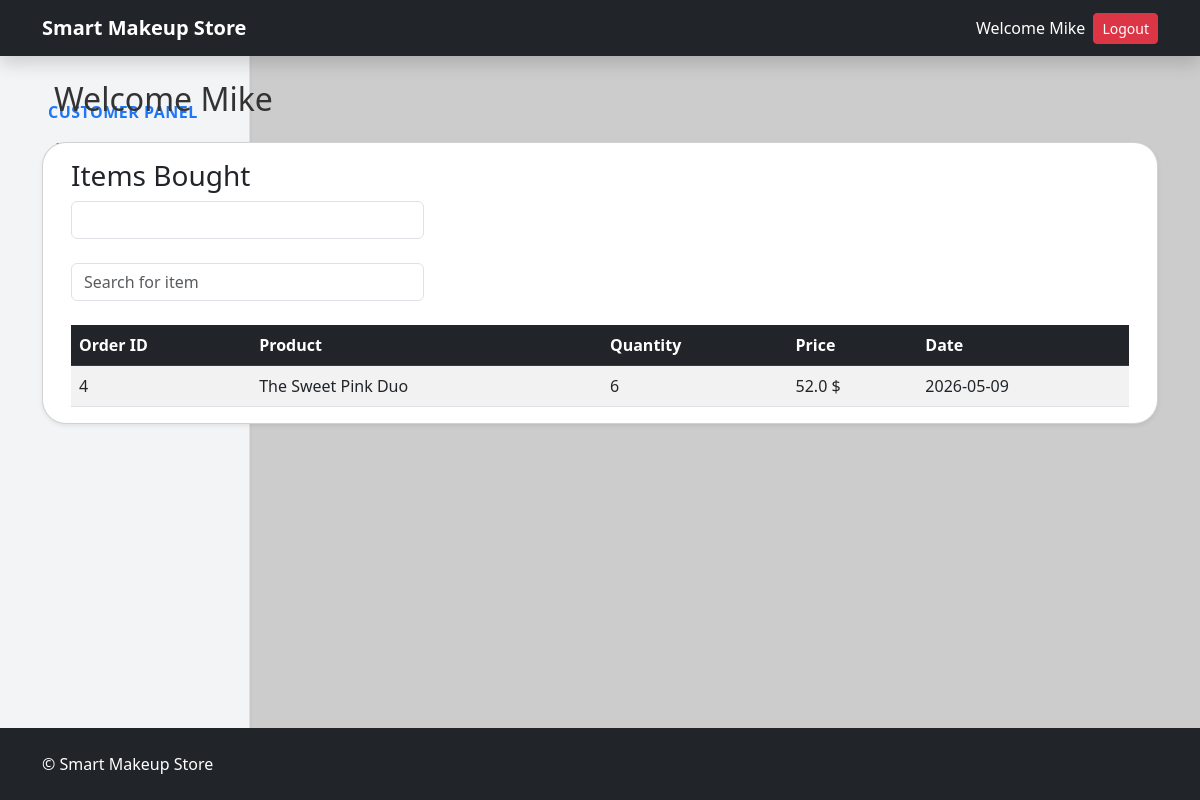
The page /customers/my-profile/ (signed in) on the database as committed earlier.
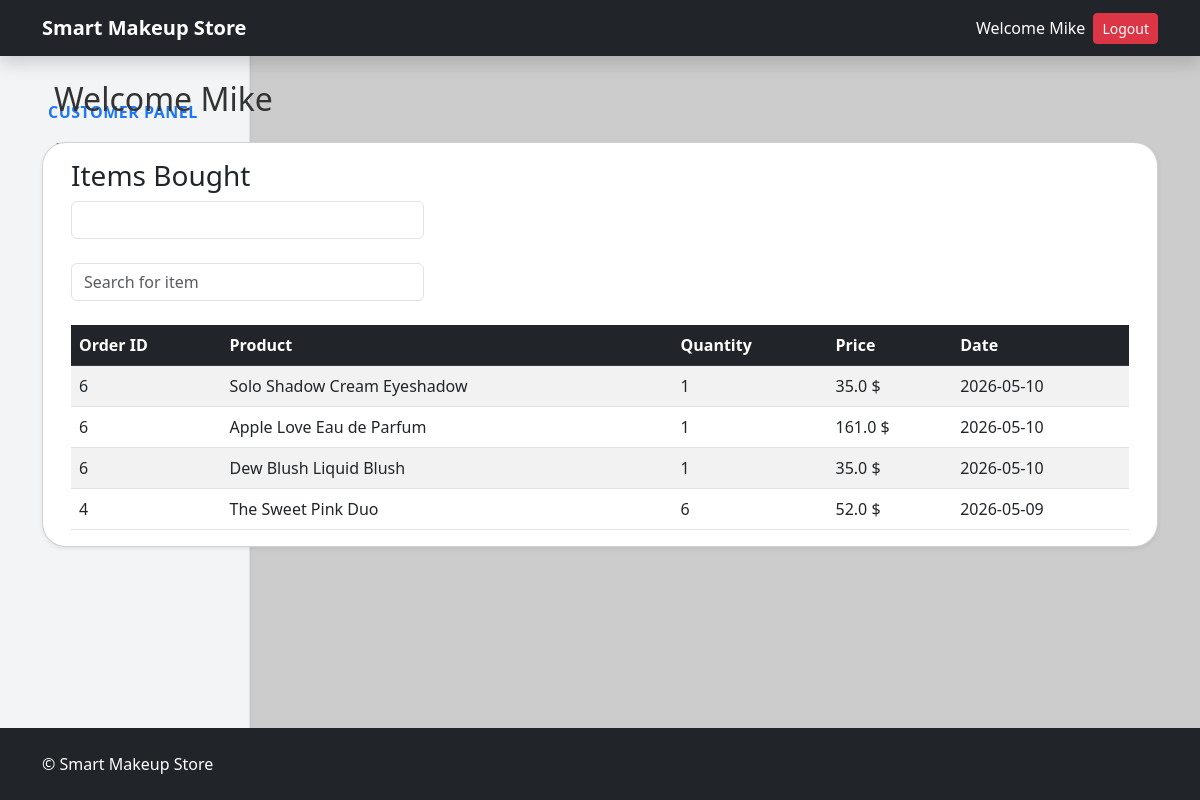
The same page on the database as committed later.
### tables this page shows
CREATE TABLE order_products (
            order_product_id INTEGER PRIMARY KEY AUTOINCREMENT,
            order_id INTEGER NOT NULL,
            product_id INTEGER NOT NULL,
            order_product_quantity INTEGER NOT NULL,
            order_product_unit_price REAL DEFAULT NULL,
            FOREIGN KEY(order_id) REFERENCES orders(order_id),
            FOREIGN KEY(product_id) REFERENCES products(product_id)
        );

CREATE TABLE orders (
            order_id INTEGER PRIMARY KEY AUTOINCREMENT,
            user_id INTEGER,
            order_total REAL NOT NULL,
            payment_method TEXT,
            order_status TEXT DEFAULT 'PENDING',
            order_created_at DATETIME DEFAULT CURRENT_TIMESTAMP, customer_email TEXT,
            FOREIGN KEY(user_id) REFERENCES users(user_id)
        );

CREATE TABLE products (
            product_id INTEGER PRIMARY KEY AUTOINCREMENT,
            category_id INTEGER DEFAULT NULL,
            product_name TEXT NOT NULL,
            product_description TEXT DEFAULT NULL,
            product_price REAL NOT NULL,
            product_company TEXT,
            product_stock_quantity INTEGER DEFAULT 0,
            product_created_at DATETIME DEFAULT CURRENT_TIMESTAMP,
            product_updated_at DATETIME,
            FOREIGN KEY(category_id) REFERENCES categories(category_id)
        );

### routes/store.py (the view)
@app.route('/customers/my-profile/')
def customersDashboard():
    storeDb = db.getDB()
    rows = storeDb.execute('''
        SELECT o.order_id, o.order_status, o.payment_method, o.order_total,
               DATE(o.order_created_at) as date,
               p.product_name, p.product_price, op.order_product_quantity
        FROM orders o
        LEFT JOIN order_products op ON op.order_id = o.order_id
        LEFT JOIN products p ON op.product_id = p.product_id
        WHERE o.user_id = ?
        ORDER BY o.order_created_at DESC
    ''', (session['user_id'],)).fetchall()
    storeDb.close()
    return render_template('customerDashboard.html', user_orders= rows )

### models/database.py (called while the page is built)
def getDB():
    conn = sqlite3.connect('store.db', check_same_thread=False)
    conn.row_factory = sqlite3.Row
    return conn

### templates/customerDashboard.html
{% extends "base.html" %} {% block content %}
<div class="container-fluid">
  <div class="row">
    {% include "customerSidebar.html" with context %}
    <div
      class="col-md-9 l-4 col-lg-10"
      data-bs-spy="scroll"
      data-bs-target="#navbar-example3"
      data-bs-offset="100"
      tabindex="0"
    >
      <h2 class="mb-4">Welcome {{session['user_first_name']}}</h2>
    </div>
    {% if user_orders|length == 0 %}
    <div class="alert alert-warning">No orders found yet.</div>
    {% else %}
    <div class="card shadow-sm">
      <div class="card-body p-3">
        <h3>Items Bought</h3>
        {% include "dateRangePickerItems.html" with context %}
        <table class="table table-striped table-hover mb-0">
          <thead class="table-dark">
            <tr>
              <th>Order ID</th>
              <th>Product</th>
              <th>Quantity</th>
              <th>Price</th>
              <th>Date</th>
            </tr>
          </thead>
          <tbody id="tableBody">
            {% for order in user_orders %}
            <tr>
              <td>{{ order.order_id }}</td>
              <td>{{ order.product_name }}</td>
              <td>{{ order.order_product_quantity }}</td>
              <td>{{ order.product_price }} $</td>
              <td>{{ order.date }}</td>
            </tr>
            {% endfor %}
          </tbody>
        </table>
      </div>
    </div>
    {% endif %}
  </div>
</div>
{% endblock %}

### templates/base.html (shortened to what this page needs)
<!doctype html>
<html>
  <head>
    <link href="https://cdn.jsdelivr.net/npm/bootstrap@5.3.0/dist/css/bootstrap.min.css" rel="stylesheet"/>
    <link href="https://cdn.jsdelivr.net/npm/bootstrap-icons@1.11.1/font/bootstrap-icons.css" rel="stylesheet">
    <link rel="stylesheet" href="{{ url_for('static', filename='css/00-Global-Styles.css') }}">
  </head>
  <body>
    <main>
        <nav class="navbar navbar-expand-lg navbar-dark bg-dark shadow">
        <div class="container">
            <a class="navbar-brand" href="{{ url_for('store.storeIndex') }}">
            <b>Smart Makeup Store</b>
            </a>
          <div class="ms-auto text-white d-flex align-items-center">
            {% if session.get('user_first_name') %}
              <span class="me-2">Welcome {{ session.get('user_first_name') }}</span>
              <form method="GET" action="{{ url_for('store.logout') }}">
                <button type="submit" class="btn btn-danger btn-sm">Logout</button>
              </form>
                {% endif %}
            </div>
            </div>
        </nav>
      <div class="container mt-4">{% block content %}{% endblock %}</div>
      <footer class="bg-dark text-white py-4 mt-auto">
        <div class="container d-flex justify-content-between align-items-center">
            <span>&copy; {{ current_year }} Smart Makeup Store</span>
        </div>
      </footer>
    </main>
  </body>
</html>

### templates/customerSidebar.html
<nav
  class="admin-sidebar col-md-3 col-lg-2 d-md-block bg-light vh-100 border-end shadow-sm"
>
  <div class="position-sticky top-0 pt-4 pb-4 px-2">
    <nav class="nav flex-column">
      <a
        class="nav-link px-2 py-1 rounded"
        href="{{ url_for('store.customersDashboard',user_id = session['user_id']) }}"
      >
        <span class="text-primary fw-bold mb-2">Customer Panel</span>
      </a>
      <a
        href="{{ url_for('store.customersDashboard',user_id = session['user_id']) }}"
        class="nav-link rounded"
        >Items</a
      >
      <a href="{{ url_for('store.customerOrders') }}" class="nav-link rounded"
        >Orders</a
      >
      <br />
    </nav>
  </div>
</nav>

### templates/dateRangePickerItems.html (shortened to what this page needs)
<link
  rel="stylesheet"
  type="text/css"
  href="https://cdn.jsdelivr.net/npm/daterangepicker/daterangepicker.css"
/>
<div class="col-md-4 mb-4">
  <input class="form-control" type="text" name="daterange" />
</div>
<div class="col-md-4 mb-4">
  <input
    type="search"
    class="form-control"
    id="searchBar"
    placeholder="Search for item"
  />
</div>

### static/css/00-Global-Styles.css (style rules this page uses)
body, html { background-color: #ccc !important; color: #333; display: flex; flex-direction: column; margin: 0; padding: 0; min-height: 100vh; }
nav { position: absolute; top: 0px; }
.card { border-radius: 1.5rem !important; }
footer { background-color: #2e62c4; color: #fff; padding: 1rem 0; flex-shrink: 0; text-align: center; position: absolute; bottom: 0; width: 100%; }
.admin-sidebar { position: absolute; top: 0; left: 0; min-height: 100vh; max-height: 100%; width: 250px; padding: 6rem 2rem; z-index: -1; opacity: 0.9; }
main { position: absolute; z-index: 1; min-height: 100vh; max-height: 100%; min-width: 100vw; max-width: 100%; padding: 0; margin: 0; overflow: hidden; }
.admin-sidebar .nav-link { color: #343a40; font-size: 0.95rem; transition: background-color 0.2s, color 0.2s; }
.admin-sidebar span.text-primary { font-size: 1rem; text-transform: uppercase; letter-spacing: 0.5px; }

Rows that differ between the two databases and show on the page:
added order_products: order_id "6", product_name "Solo Shadow Cream Eyeshadow", order_product_quantity "1", product_price "35.0", date "2026-05-10"
added order_products: order_id "6", product_name "Apple Love Eau de Parfum", order_product_quantity "1", product_price "161.0", date "2026-05-10"
added order_products: order_id "6", product_name "Dew Blush Liquid Blush", order_product_quantity "1", product_price "35.0", date "2026-05-10"
